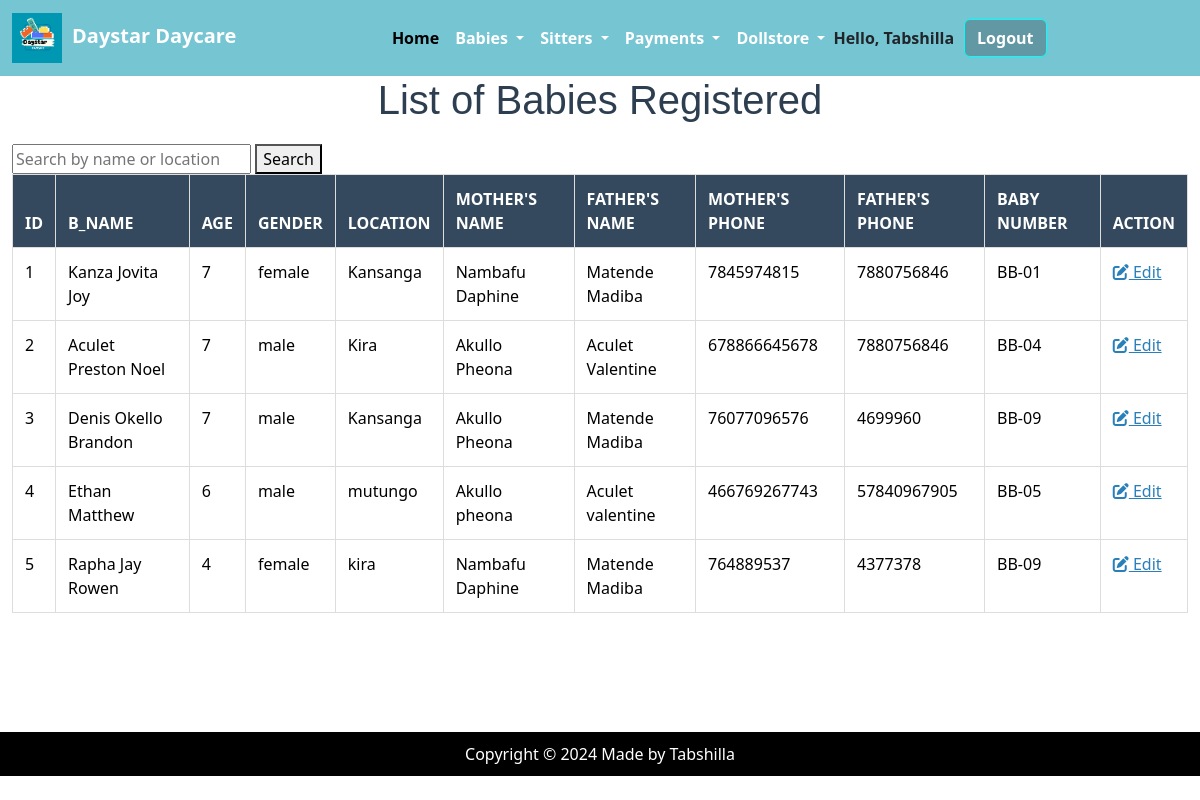
/display_babies/ (signed in), run on an earlier commit of the app's database.
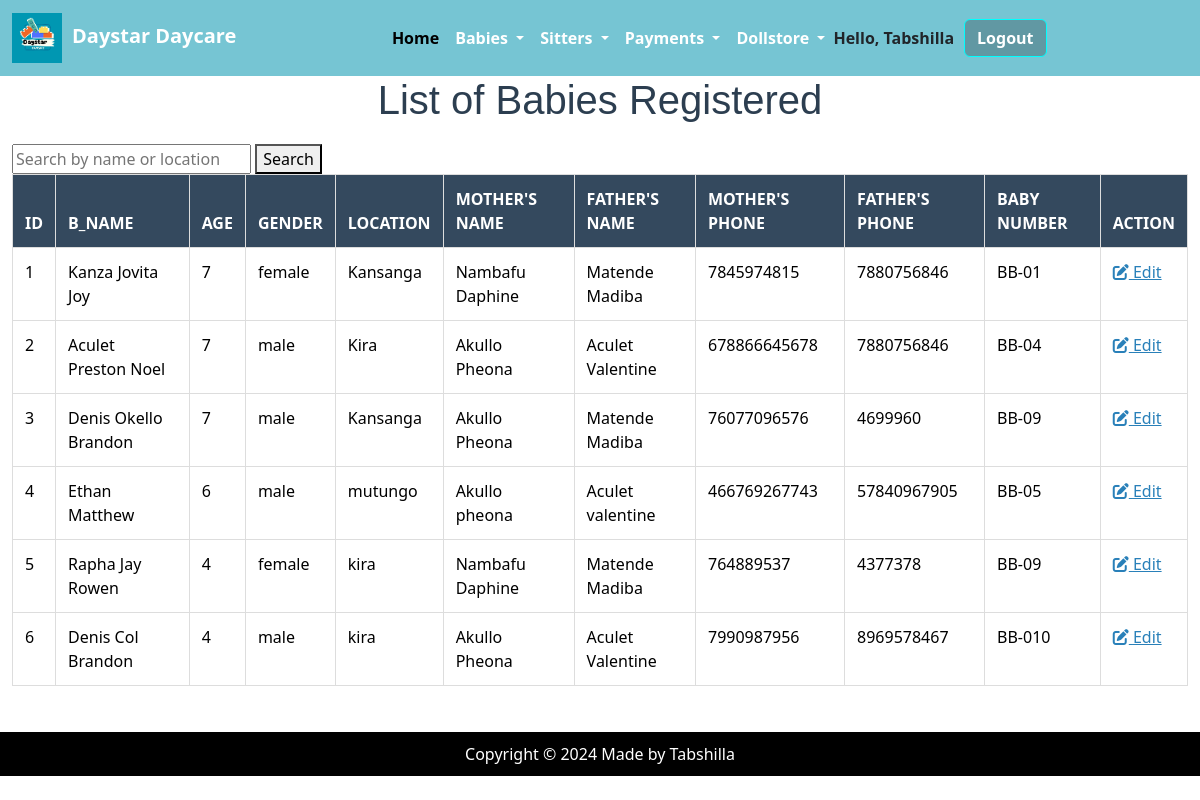
And on a later commit of the database.
### DaystarApp/models.py (models this page shows, shortened)
class BabyReg(models.Model):
    B_name = models.CharField(max_length=100,null=True, blank=True)
    age = models.CharField(max_length=100,null=True, blank=True)
    gender = models.CharField(choices=[('female', 'female'),('male','male')], max_length=100, null=False)
    location = models.CharField(max_length=100,null=True,)
    mothers_name = models.CharField(max_length=100, null=True, blank=True)
    fathers_name = models.CharField(max_length=100, null=True, blank=True)
    mothers_phone = models.IntegerField(null=True, blank=True)
    fathers_phone = models.IntegerField(null=True, blank=True)
    B_number = models.IntegerField(null=True, blank=True)

### DaystarApp/views.py (the view)
# urls.py: path('display_babies/', views.display_babies, name='display_babies'),
@login_required
def display_babies(request):
    query = request.GET.get('search')
    if query:
        allbabies = BabyReg.objects.filter(
            Q(B_name__icontains=query) |
            Q(location__icontains=query)
        )
    else:
        allbabies = BabyReg.objects.all()
    return render(request, 'DaystarApp/display_babies.html', {'allbabies': allbabies})

### DaystarApp/templates/DaystarApp/display_babies.html (shortened to what this page needs)
{% extends "DaystarApp/base.html" %}
{% load static %}
{% block content %}
<body>
<h1>List of Babies Registered</h1>
<div class="container-fluid">
    <form method="GET" action="{% url 'display_babies' %}">
        <input type="text" name="search" placeholder="Search by name or location" value="{{ request.GET.search }}">
        <button type="submit">Search</button>
    </form>
    <table class="table" style="width: 100%; border-collapse: collapse;">
        <thead>
            <tr>
                <th>ID</th>
                <th scope="col">B_name</th>
                <th scope="col">Age</th>
                <th scope="col">Gender</th>
                <th scope="col">Location</th>
                <th scope="col">Mother's Name</th>
                <th scope="col">Father's Name</th>
                <th scope="col">Mother's Phone</th>
                <th scope="col">Father's Phone</th>
                <th scope="col">Baby Number</th>
                <th scope="col">Action</th>
            </tr>
        </thead>
        <tbody>
            {% for Baby in allbabies %}
            <tr>
                <td>{{ forloop.counter }}</td>
                <td>{{ Baby.B_name }}</td>
                <td>{{ Baby.age }}</td>
                <td>{{ Baby.gender }}</td>
                <td>{{ Baby.location }}</td>
                <td>{{ Baby.mothers_name }}</td>
                <td>{{ Baby.fathers_name }}</td>
                <td>{{ Baby.mothers_phone }}</td>
                <td>{{ Baby.fathers_phone }}</td>
                <td>BB-0{{ Baby.B_number }}</td>
                <td class="action-links">
                    <a href="{% url 'edit' Baby.id %}"><i class="fas fa-edit"></i> Edit</a>
                </td>
            </tr>
            {% endfor %}
        </tbody>
    </table>
</div>
</body>
</html>
{% endblock %}

What changed in the data, as far as the page shows it:
added BabyReg: B_name "Denis Col Brandon", age "4", gender "male", location "kira", mothers_name "Akullo Pheona", fathers_name "Aculet Valentine", mothers_phone "7990987956", fathers_phone "8969578467", B_number "10"
